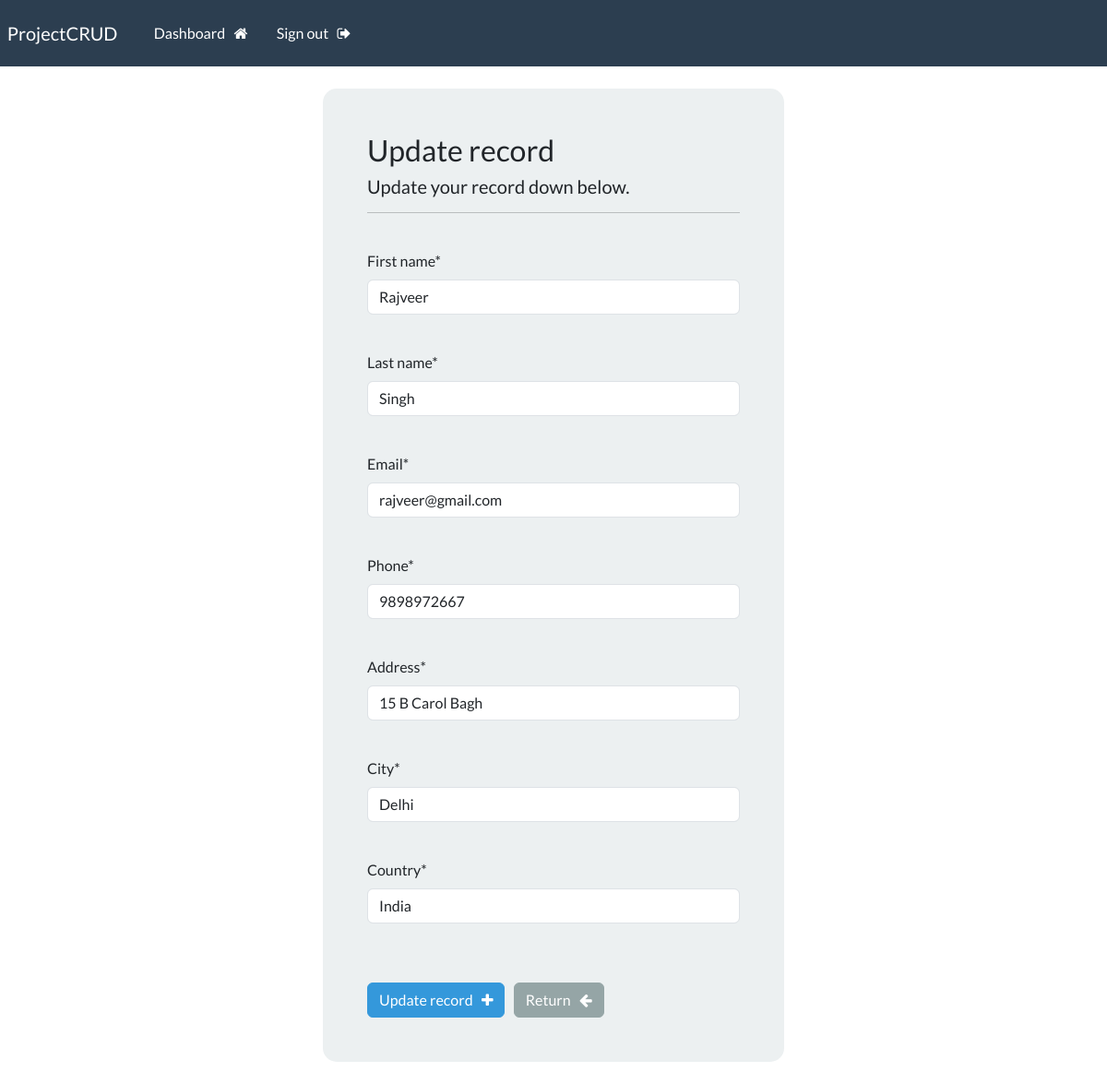
Page /update-record/2 (signed in) on the committed database.
### webapp/models.py (models this page shows, shortened)
class Record(models.Model):
    creation_date = models.DateTimeField(auto_now_add=True)
    first_name = models.CharField(max_length=100)
    last_name = models.CharField(max_length=100)
    email = models.CharField(max_length=255)
    phone = models.CharField(max_length=10)
    address = models.CharField(max_length=300)
    city = models.CharField(max_length=100)
    country = models.CharField(max_length=50)

### webapp/views.py (the view)
# urls.py: path('update-record/<int:pk>', views.update_record, name='update-record'),
@login_required(login_url='my-login')
def update_record(request, pk):
    record = Record.objects.get(id=pk)
    form = UpdateRecordForm(instance=record)
    if request.method == 'POST':
        form = UpdateRecordForm(request.POST, instance=record)
        if form.is_valid():
            form.save()
            messages.success(request, "Your record was updated!")
            return redirect("dashboard")
    context = {'form4': form}
    return render(request, 'webapp/update-record.html', context=context)

### webapp/forms.py
class UpdateRecordForm(forms.ModelForm):
    class Meta:
        model = Record
        fields = ['first_name', 'last_name', 'email', 'phone', 'address', 'city', 'country']

### webapp/templates/webapp/update-record.html (shortened to what this page needs)
{% extends 'webapp/base.html' %}
{% load crispy_forms_tags %}
{% block content %}
<body>
    <div class="container bg-light shadow-md p-5 form-layout">
        <h3> Update record </h3>
        <h5> Update your record down below. </h5>
        <hr>
        <br>
        <form method="POST" autocomplete="off">
            {{form4.first_name|as_crispy_field}}
            <br>
            {{form4.last_name|as_crispy_field}}
            <br>
            {{form4.email|as_crispy_field}}
            <br>
            {{form4.phone|as_crispy_field}}
            <br>
            {{form4.address|as_crispy_field}}
            <br>
            {{form4.city|as_crispy_field}}
            <br>
            {{form4.country|as_crispy_field}}
            <br>            <br>
            <button type="submit" class="btn btn-info"> Update record &nbsp; <i class="fa fa-plus" aria-hidden="true"></i> </button> &nbsp;
            <a href="{% url 'dashboard' %}" class="btn btn-secondary"> Return &nbsp; <i class="fa fa-arrow-left" aria-hidden="true"></i> </a>
        </form>
    </div>
    <br>
</body>
{% endblock %}

### static/css/styles.css (style rules this page uses)
.form-layout { border-radius: 15px; width: 500px; }

### rows in the picture
Record: first_name "Rajveer", last_name "Singh", email "rajveer@gmail.com", phone "9898972667", address "15 B Carol Bagh", city "Delhi", country "India"
